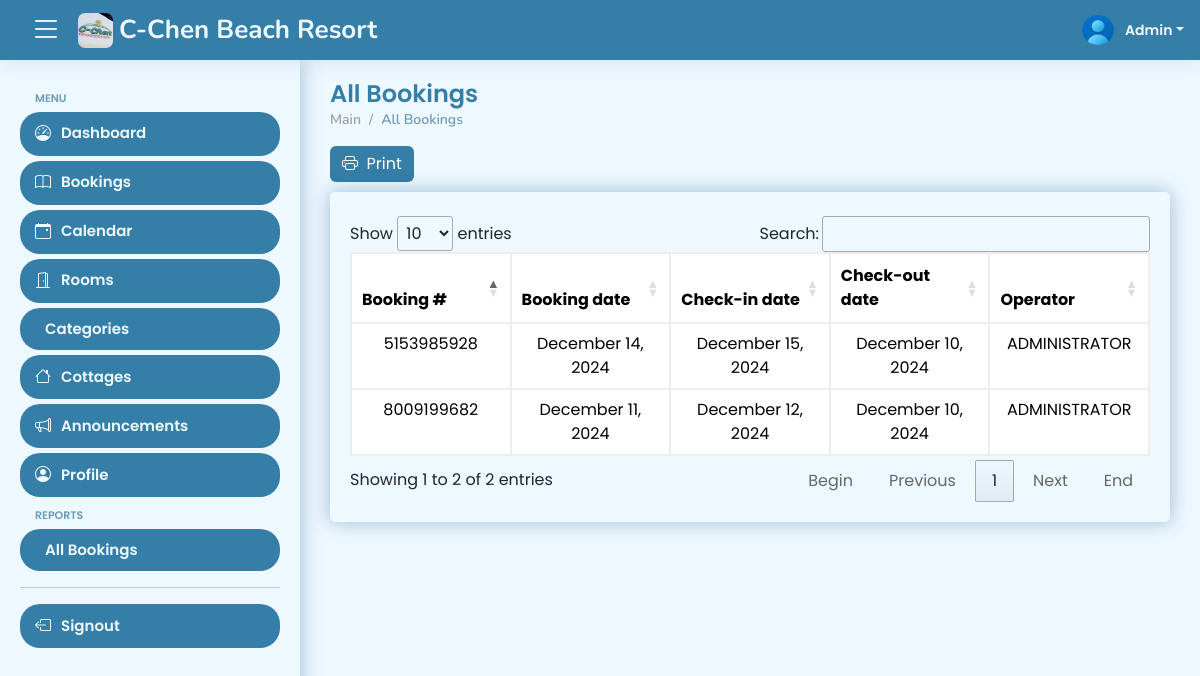
Before: /views/admin/all-bookings (signed in) with the older database file.
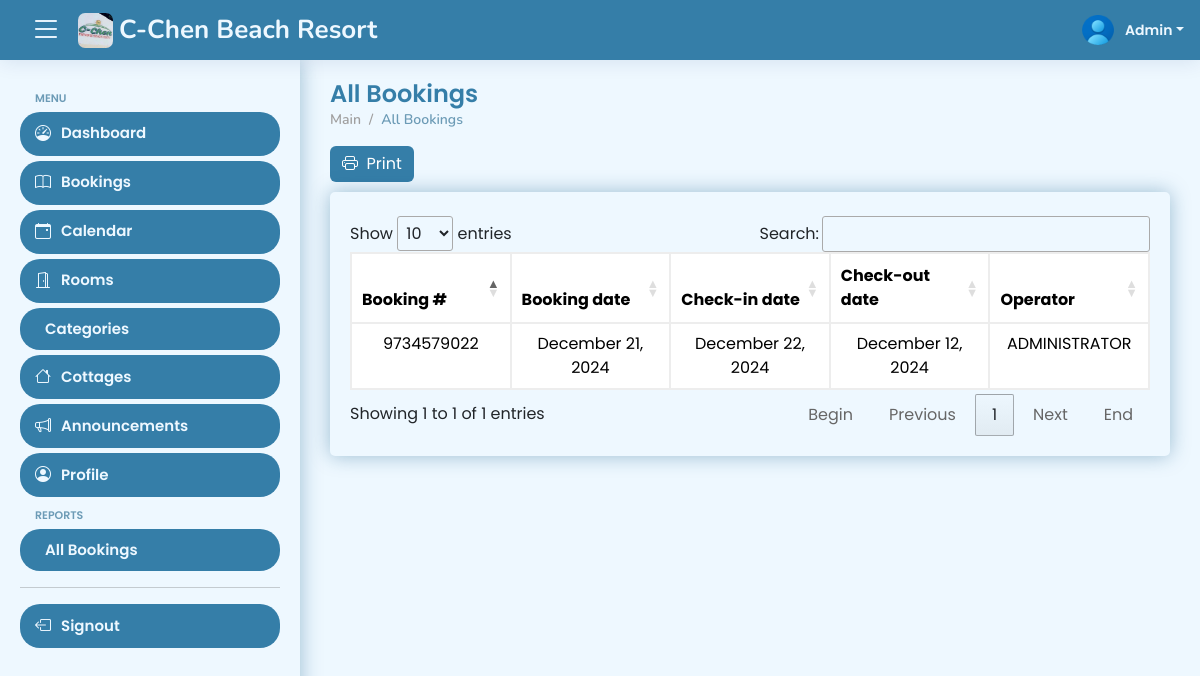
After: the same page with the newer database file.
### tables this page shows
CREATE TABLE IF NOT EXISTS `tbl_bookings` (
  `booking_id` int NOT NULL AUTO_INCREMENT,
  `reference_number` varchar(50) NOT NULL,
  `fullname` varchar(50) NOT NULL,
  `email` varchar(50) NOT NULL,
  `phone_number` varchar(50) NOT NULL,
  `date_check_in` date NOT NULL,
  `date_check_out` date NOT NULL,
  `message` text NOT NULL,
  `reason_for_cancellation` text,
  `mode_of_payment_id` int NOT NULL,
  `evidence` varchar(255) NOT NULL,
  `booking_status_id` int NOT NULL,
  `created_at` timestamp NOT NULL,
  PRIMARY KEY (`booking_id`)
);

### views/admin/all-bookings.php (the view, shortened to what this page needs)
<?php
if (isset($_SESSION['id'])) {
?>
    <!DOCTYPE html>
    <html lang="en">
    <head>
        <?php include 'includes/head.php' ?>
    </head>
    <body>
        <?php include 'includes/header.php' ?>
        <?php include 'includes/aside.php' ?>
        <main id="main" class="main">
            <div class="pagetitle">
                <h1>All Bookings</h1>
                <nav>
                    <ol class="breadcrumb">
                        <li class="breadcrumb-item">Main</li>
                        <li class="breadcrumb-item active">All Bookings</li>
                    </ol>
                </nav>
                <a href="print-bookings.php" target="_blank">
                    <button class="btn btn-primary"><i class="bi bi-printer"></i>&nbsp; Print</button>
                </a>
            </div>
            <section class="section dashboard mb-5">
                <div class="row">
                    <div class="col-lg-12">
                        <div class="card">
                            <div class="card-body">
                                <div class="table-responsive mt-4" id="data-table">
                                    <table class="table" id="paginateAllReservations">
                                        <col width="20%">
                                        <col width="20%">
                                        <col width="20%">
                                        <col width="20%">
                                        <col width="20%">
                                        <thead>
                                            <tr>
                                                <th>Booking #</th>
                                                <th>Booking date</th>
                                                <th>Check-in date</th>
                                                <th>Check-out date</th>
                                                <th>Operator</th>
                                            </tr>
                                        </thead>
                                        <tbody>
                                            <?php
                                            $stmtBookings = $conn->prepare(' SELECT
                                            tbl_bookings.*,
                                            tbl_mode_of_payment.mode_of_payment
                                            FROM tbl_bookings
                                            INNER JOIN tbl_mode_of_payment ON tbl_bookings.mode_of_payment_id = tbl_mode_of_payment.mode_of_payment_id
                                            ORDER BY tbl_bookings.created_at ASC');
                                            $stmtBookings->execute();
                                            $resultBookings = $stmtBookings->get_result();
                                            if ($resultBookings->num_rows > 0) {
                                                while ($rowBookings = $resultBookings->fetch_assoc()) {
                                                    $reference_number = $rowBookings['reference_number'];
                                                    $date_check_in = (new DateTime($rowBookings['date_check_in']))->format("F j, Y");
                                                    $date_check_out = (new DateTime($rowBookings['date_check_out']))->format("F j, Y");
                                                    $created_at = (new DateTime($rowBookings['created_at']))->format("F j, Y");
                                                    echo "
                                                    <tr>
                                                        <td class='text-center'>$reference_number</td>
                                                        <td class='text-center'>$date_check_in</td>
                                                        <td class='text-center'>$date_check_out</td>
                                                        <td class='text-center'>$created_at</td>
                                                        <td class='text-center'>ADMINISTRATOR</td>
                                                    </tr>
                                                    ";
                                            ?>
                                            <?php
                                                }
                                            }
                                            ?>
                                        </tbody>
                                    </table>
                                </div>
                            </div>
                        </div>
                    </div>
                </div>
            </section>
        </main>
    </body>
    </html>
<?php
} else {
    header('Location: ../../signout.php');
    exit();
}
?>

Changed rows visible on the page:
removed tbl_bookings: reference_number "8009199682", date_check_in "December 11, 2024", date_check_out "December 12, 2024", created_at "December 10, 2024"
removed tbl_bookings: reference_number "5153985928", date_check_in "December 14, 2024", date_check_out "December 15, 2024", created_at "December 10, 2024"
added tbl_bookings: reference_number "9734579022", date_check_in "December 21, 2024", date_check_out "December 22, 2024", created_at "December 12, 2024"
Other visible differences:
text written by a page script: "Show entries Search: Showing 1 to 2 of 2 entries Begin Previous 1 Next End" → "Show entries Search: Showing 1 to 1 of 1 entries Begin Previous 1 Next End"
